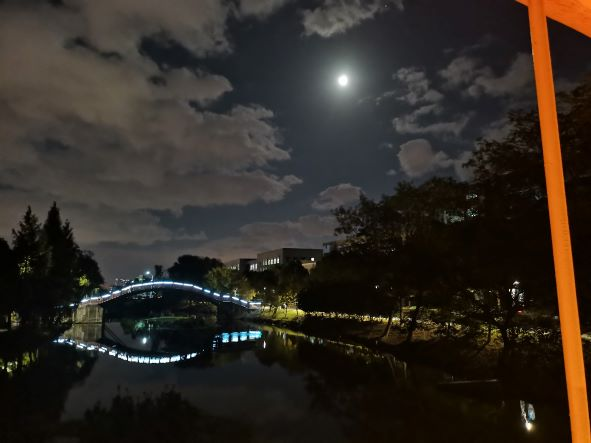
#> input picture img/IMG_20201030_184553.jpg, 591 x 443 px
$ python draw_histogram.py
#> lines starting #> are read from the running program, lines starting #| are printed output that depends on the picture
import cv2
from matplotlib import pyplot as plt

img = cv2.imread('../img/IMG_20201030_184553.jpg')
#> img is the input picture: shape (443, 591, 3); mean B, G, R 35.7, 42.5, 49.1
plt.hist(img.ravel(),256,[0,256])
color = ('b','g','r')
# 对一个列表或数组既要遍历索引又要遍历元素时
# 使用内置 enumerrate 函数会有更加直接，优美的做法
#enumerate 会将数组或列表组成一个索引序列。
# 使我们再获取索引和索引内容的时候更加方便
for i,col in enumerate(color):
    histr = cv2.calcHist([img],[i],None,[256],[0,256])
    plt.plot(histr,color=col)
    plt.xlim([0,256])
plt.show()
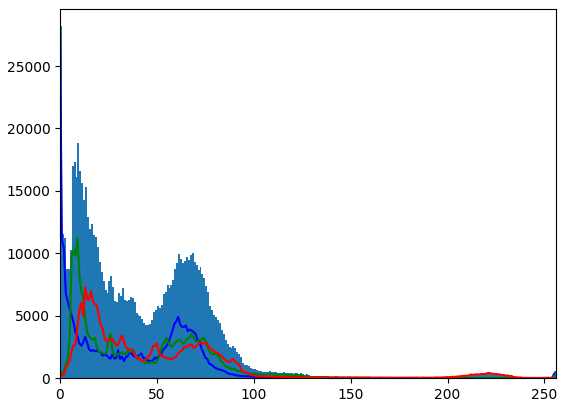
#> figure drawn by matplotlib, 1 panel; tallest bar 28193 high, from x = 0 to 1; curve peaks at x = 0, y = 27213; curve peaks at x = 9, y = 11249; curve peaks at x = 13, y = 7290

$ run again, with img/IMG_20201016_212915.jpg copied over img/IMG_20201030_184553.jpg
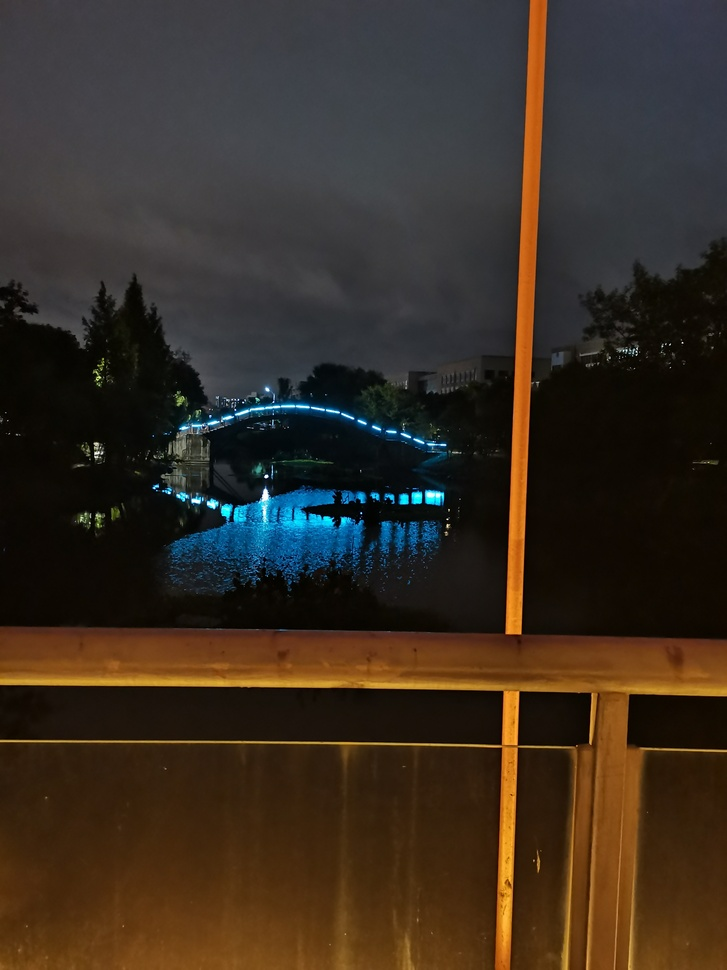
#> input picture img/IMG_20201016_212915.jpg, 727 x 970 px, shrunk from 3456 x 4608 before the run
#> img is the input picture: shape (970, 727, 3); mean B, G, R 34.9, 45.6, 56.4
#> `plt.show()`:
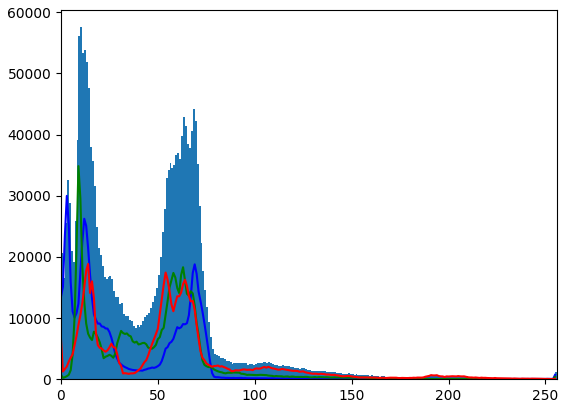
#> figure drawn by matplotlib, 1 panel; tallest bar 57548 high, from x = 10 to 11; curve peaks at x = 3, y = 29971; curve peaks at x = 9, y = 34837; curve peaks at x = 14, y = 18852

$ run again, with img/IMG_20201104_180926.jpg copied over img/IMG_20201030_184553.jpg
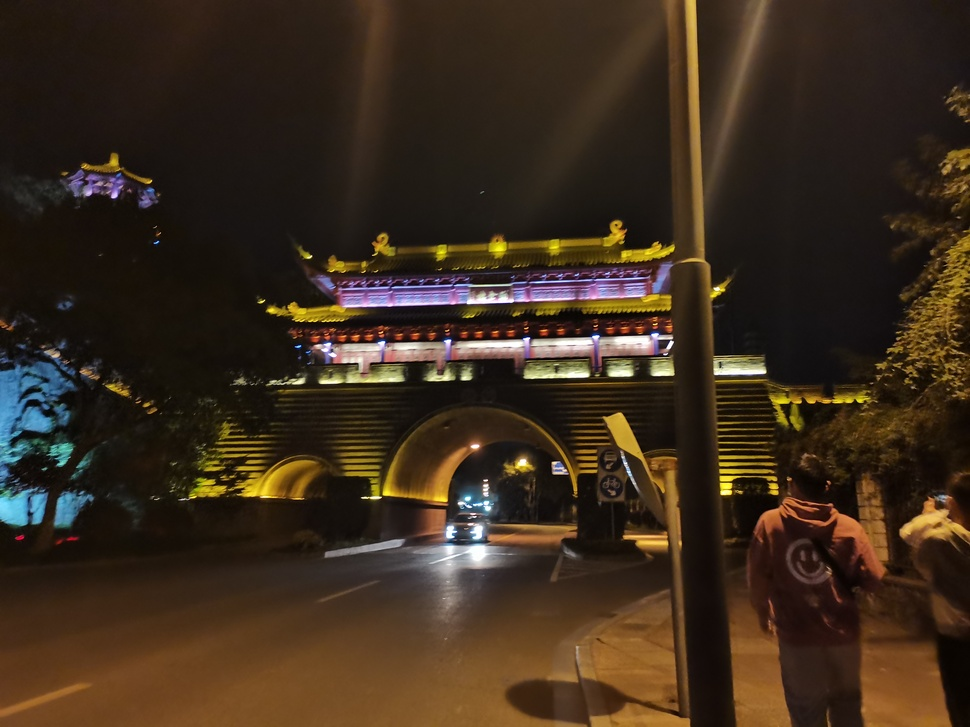
#> input picture img/IMG_20201104_180926.jpg, 970 x 727 px, shrunk from 4608 x 3456 before the run
#> img is the input picture: shape (727, 970, 3); mean B, G, R 29.4, 44.7, 60.1
#> `plt.show()`:
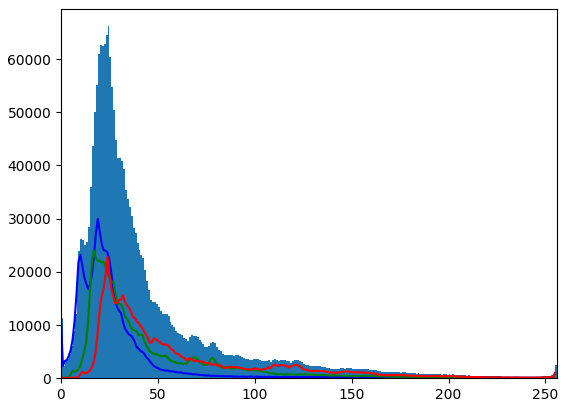
#> figure drawn by matplotlib, 1 panel; tallest bar 66194 high, from x = 24 to 25; curve peaks at x = 19, y = 29965; curve peaks at x = 17, y = 24028; curve peaks at x = 24, y = 22810

$ run again, with img/IMG_20201017_101216f.jpg copied over img/IMG_20201030_184553.jpg
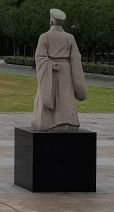
#> input picture img/IMG_20201017_101216f.jpg, 114 x 212 px
#> img is the input picture: shape (212, 114, 3); mean B, G, R 57.7, 67.7, 68.9
#> `plt.show()`:
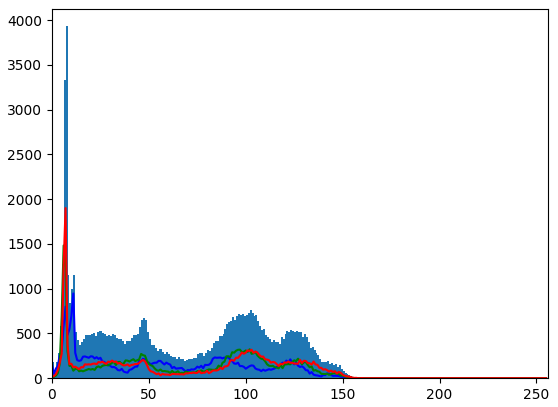
#> figure drawn by matplotlib, 1 panel; tallest bar 3931 high, from x = 7 to 8; curve peaks at x = 11, y = 946; curve peaks at x = 6, y = 1482; curve peaks at x = 7, y = 1900
